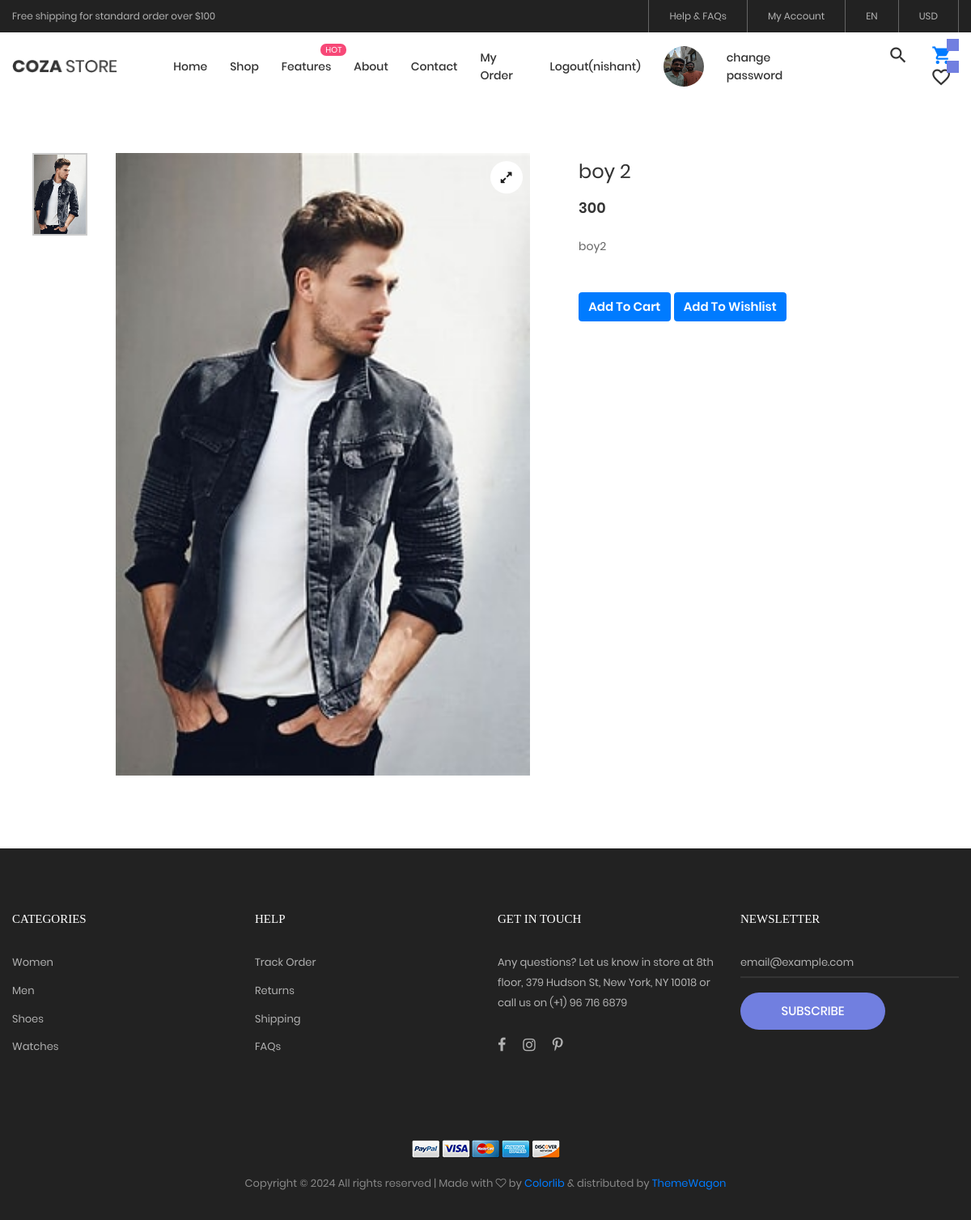
/product-details/5/ (signed in), run on the app's committed database.
### myapp/models.py (models this page shows, shortened)
class User(models.Model):
    fname=models.CharField(max_length=100)
    lname=models.CharField(max_length=100)
    email=models.EmailField(unique=True)
    mobile=models.PositiveBigIntegerField()
    address=models.TextField()
    password=models.CharField(max_length=100)
    profile_picture=models.ImageField(upload_to='profile_picture/')
    usertype=models.CharField(max_length=100,default="buyer")

class Product(models.Model):
    category=(
        ('men','men'),
        ('women','women'),
        ('kids','kids')
        )
    seller=models.ForeignKey(User,on_delete=models.CASCADE)
    product_category=models.CharField(max_length=100,choices=category)
    product_name=models.CharField(max_length=100)
    product_price=models.PositiveBigIntegerField()
    product_desc=models.TextField()
    product_image=models.ImageField(upload_to='product_image/')

### myapp/views.py (the view)
# urls.py: path('product-details/<int:pk>/',views.product_details,name='product-details'),
def product_details(request,pk):
    wishlist_flag=False
    cart_flag=False
    product=Product.objects.get(pk=pk)
    user=User.objects.get(email=request.session['email'])
    try:
        Wishlist.objects.get(user=user,product=product)
        wishlist_flag=True
    except:
        pass
    try:
        Cart.objects.get(user=user,product=product,payment_status=False)
        cart_flag=True
    except:
        pass
    return render(request,'product-detail.html',{'product':product,'wishlist_flag':wishlist_flag,'cart_flag':cart_flag})

### myapp/templates/product-detail.html (shortened to what this page needs)
{% extends 'header.html' %}
{% load static %}
{% block content %}
<!DOCTYPE html>
<html lang="en">
<head>
</head>
<body class="animsition">
	<section class="sec-product-detail bg0 p-t-65 p-b-60">
		<div class="container">
			<div class="row">
				<div class="col-md-6 col-lg-7 p-b-30">
					<div class="p-l-25 p-r-30 p-lr-0-lg">
						<div class="wrap-slick3 flex-sb flex-w">
							<div class="wrap-slick3-dots"></div>
							<div class="slick3 gallery-lb">
								<div class="item-slick3" data-thumb="{{product.product_image.url}}">
									<div class="wrap-pic-w pos-relative">
										<img src="{{product.product_image.url}}" alt="IMG-PRODUCT">
										<a class="flex-c-m size-108 how-pos1 bor0 fs-16 cl10 bg0 hov-btn3 trans-04" href="{% static 'images/product-detail-01.jpg' %}">
											<i class="fa fa-expand"></i>
										</a>
									</div>
								</div>
							</div>
						</div>
					</div>
				</div>
				<div class="col-md-6 col-lg-5 p-b-30">
					<div class="p-r-50 p-t-5 p-lr-0-lg">
						<h4 class="mtext-105 cl2 js-name-detail p-b-14">
							{{product.product_name}}
						</h4>
						<span class="mtext-106 cl2">
							{{product.product_price}}
						</span>
						<p class="stext-102 cl3 p-t-23">
							{{product.product_desc}}
						</p>
						<br><br>
						{% if request.session.email %}
						{% if cart_flag == False %}
							<span class="mtext-106 cl2">
								<a href="{% url 'add-to-cart' pk=product.pk %}"><input type="button" class="btn btn-primary" value="Add To Cart"></a>
							</span>
						{% else %}
							<span class="mtext-106 cl2">
								<a href="{% url 'remove-cart' pk=product.pk %}"><input type="button" class="btn btn-danger" value="Remove From Cart"></a>
							</span>
						{% endif %}
						{% if wishlist_flag == False %}
							<span class="mtext-106 cl2">
								<a href="{% url 'add-to-wishlist' pk=product.pk %}"><input type="button" class="btn btn-primary" value="Add To Wishlist"></a>
							</span>
						{% else %}
							<span class="mtext-106 cl2">
								<a href="{% url 'remove-wishlist' pk=product.pk %}"><input type="button" class="btn btn-danger" value="Remove From Wishlist"></a>
							</span>
						{% endif %}
						{% else %}
						<span class="mtext-106 cl2">
							<a href="{% url 'login' %}"><input type="button" class="btn btn-primary" value="Login"></a>
						</span>
						{% endif %}
					</div>
				</div>
			</div>
		</div>
	</section>
</body>
</html>
{% endblock %}

### myapp/templates/header.html (shortened to what this page needs)
{% load static %}
<!DOCTYPE html>
<html lang="en">
<head>
    <link rel="stylesheet" type="text/css" href="{% static 'vendor/bootstrap/css/bootstrap.min.css'%}">
    <link rel="stylesheet" type="text/css" href="{% static 'fonts/font-awesome-4.7.0/css/font-awesome.min.css'%}">
    <link rel="stylesheet" type="text/css" href="{% static 'fonts/iconic/css/material-design-iconic-font.min.css'%}">
    <link rel="stylesheet" type="text/css" href="{% static 'fonts/linearicons-v1.0.0/icon-font.min.css'%}">
    <link rel="stylesheet" type="text/css" href="{% static 'vendor/animate/animate.css'%}">
    <link rel="stylesheet" type="text/css" href="{% static 'vendor/css-hamburgers/hamburgers.min.css'%}">
    <link rel="stylesheet" type="text/css" href="{% static 'vendor/animsition/css/animsition.min.css'%}">
    <link rel="stylesheet" type="text/css" href="{% static 'vendor/select2/select2.min.css'%}">
    <link rel="stylesheet" type="text/css" href="{% static 'vendor/daterangepicker/daterangepicker.css'%}">
    <link rel="stylesheet" type="text/css" href="{% static 'vendor/slick/slick.css'%}">
    <link rel="stylesheet" type="text/css" href="{% static 'vendor/MagnificPopup/magnific-popup.css'%}">
    <link rel="stylesheet" type="text/css" href="{% static 'vendor/perfect-scrollbar/perfect-scrollbar.css'%}">
    <link rel="stylesheet" type="text/css" href="{% static 'css/util.css'%}">
    <link rel="stylesheet" type="text/css" href="{% static 'css/main.css'%}">
</head>
<body class="animsition">
    <header class="header-v4">
        <div class="container-menu-desktop">
            <div class="top-bar">
                <div class="content-topbar flex-sb-m h-full container">
                    <div class="left-top-bar">
                        Free shipping for standard order over $100
                    </div>
                    <div class="right-top-bar flex-w h-full">
                        <a href="#" class="flex-c-m trans-04 p-lr-25">
                            Help & FAQs
                        </a>
                        <a href="#" class="flex-c-m trans-04 p-lr-25">
                            My Account
                        </a>
                        <a href="#" class="flex-c-m trans-04 p-lr-25">
                            EN
                        </a>
                        <a href="#" class="flex-c-m trans-04 p-lr-25">
                            USD
                        </a>
                    </div>
                </div>
            </div>
            <div class="wrap-menu-desktop">
                <nav class="limiter-menu-desktop container">
                    <a href="/" class="logo">
                        <img src="{% static  'images/icons/logo-01.png' %}" alt="IMG-LOGO">
                    </a>
                    <div class="menu-desktop">
                        <ul class="main-menu">
                            <li>
                                <a href="/">Home</a>
                            </li>
                            <li>
                                <a href="{% url 'product'%}">Shop</a>
                            </li>
                            <li class="label1" data-label1="hot">
                                <a href="{% url 'shoping-cart'%}">Features</a>
                            </li>
                            <li>
                                <a href="{% url 'about'%}">About</a>
                            </li>
                            <li>
                                <a href="{% url 'contact'%}">Contact</a>
                            </li>
                            {% if request.session.email%}
                            <li>
                                    <a href="{% url 'myorder' %}">My Order</a>
                                </li>
                            <li>
                                <a href="{% url 'logout'%}">Logout({{request.session.fname}})</a>
                            </li>
                            <li><a href="{% url 'profile'%}"> <img
                                        style="width: 50px; height: 50px; border-radius: 50%;"
                                        src="{{request.session.profile_picture}}" alt=""></a>
                            </li>
                            <li>
                                <a href="{% url 'change-password'%}">change password</a>
                            </li>
                            {% endif %}
                        </ul>
                    </div>
                    <div class="wrap-icon-header flex-w flex-r-m">
                        <div class="icon-header-item cl2 hov-cl1 trans-04 p-l-22 p-r-11 js-show-modal-search">
                            <i class="zmdi zmdi-search"></i>
                        </div>
                        <div class="icon-header-item cl2 hov-cl1 trans-04 p-l-22 p-r-11 icon-header-noti js-show-cart"
                            data-notify="{{request.session.cart_count}}">
                            <a href="{% url 'cart'%}"><i class="zmdi zmdi-shopping-cart"></i></a>
                        </div>
                        <a href="{% url 'wishlist'%}"
                            class="dis-block icon-header-item cl2 hov-cl1 trans-04 p-l-22 p-r-11 icon-header-noti"
                            data-notify="{{request.session.wishlist_count}}">
                            <i class="zmdi zmdi-favorite-outline"></i>
                        </a>
                    </div>
                </nav>
            </div>
        </div>
    </header>
    {% block content %}
    {%endblock%}
    <footer class="bg3 p-t-75 p-b-32">
        <div class="container">
            <div class="row">
                <div class="col-sm-6 col-lg-3 p-b-50">
                    <h4 class="stext-301 cl0 p-b-30">
                        Categories
                    </h4>
                    <ul>
                        <li class="p-b-10">
                            <a href="#" class="stext-107 cl7 hov-cl1 trans-04">
                                Women
                            </a>
                        </li>
                        <li class="p-b-10">
                            <a href="#" class="stext-107 cl7 hov-cl1 trans-04">
                                Men
                            </a>
                        </li>
                        <li class="p-b-10">
                            <a href="#" class="stext-107 cl7 hov-cl1 trans-04">
                                Shoes
                            </a>
                        </li>
                        <li class="p-b-10">
                            <a href="#" class="stext-107 cl7 hov-cl1 trans-04">
                                Watches
                            </a>
                        </li>
                    </ul>
                </div>
                <div class="col-sm-6 col-lg-3 p-b-50">
                    <h4 class="stext-301 cl0 p-b-30">
                        Help
                    </h4>
                    <ul>
                        <li class="p-b-10">
                            <a href="#" class="stext-107 cl7 hov-cl1 trans-04">
                                Track Order
                            </a>
                        </li>
                        <li class="p-b-10">
                            <a href="#" class="stext-107 cl7 hov-cl1 trans-04">
                                Returns
                            </a>
                        </li>
                        <li class="p-b-10">
                            <a href="#" class="stext-107 cl7 hov-cl1 trans-04">
                                Shipping
                            </a>
                        </li>
                        <li class="p-b-10">
                            <a href="#" class="stext-107 cl7 hov-cl1 trans-04">
                                FAQs
                            </a>
                        </li>
                    </ul>
                </div>
                <div class="col-sm-6 col-lg-3 p-b-50">
                    <h4 class="stext-301 cl0 p-b-30">
                        GET IN TOUCH
                    </h4>
                    <p class="stext-107 cl7 size-201">
                        Any questions? Let us know in store at 8th floor, 379 Hudson St, New York, NY 10018 or call us
                        on (+1) 96 716 6879
                    </p>
                    <div class="p-t-27">
                        <a href="#" class="fs-18 cl7 hov-cl1 trans-04 m-r-16">
                            <i class="fa fa-facebook"></i>
                        </a>
                        <a href="#" class="fs-18 cl7 hov-cl1 trans-04 m-r-16">
                            <i class="fa fa-instagram"></i>
                        </a>
                        <a href="#" class="fs-18 cl7 hov-cl1 trans-04 m-r-16">
                            <i class="fa fa-pinterest-p"></i>
                        </a>
                    </div>
                </div>
                <div class="col-sm-6 col-lg-3 p-b-50">
                    <h4 class="stext-301 cl0 p-b-30">
                        Newsletter
                    </h4>
                    <form>
                        <div class="wrap-input1 w-full p-b-4">
                            <input class="input1 bg-none plh1 stext-107 cl7" type="text" name="email"
                                placeholder="email@example.com">
                        </div>
                        <div class="p-t-18">
                            <button class="flex-c-m stext-101 cl0 size-103 bg1 bor1 hov-btn2 p-lr-15 trans-04">
                                Subscribe
                            </button>
                        </div>
                    </form>
                </div>
            </div>
            <div class="p-t-40">
                <div class="flex-c-m flex-w p-b-18">
                    <a href="#" class="m-all-1">
                        <img src="{% static 'images/icons/icon-pay-01.png' %}" alt="ICON-PAY">
                    </a>
                    <a href="#" class="m-all-1">
                        <img src="{% static 'images/icons/icon-pay-02.png' %}" alt="ICON-PAY">
                    </a>
                    <a href="#" class="m-all-1">
                        <img src="{% static  'images/icons/icon-pay-03.png' %}" alt="ICON-PAY">
                    </a>
                    <a href="#" class="m-all-1">
                        <img src="{% static  'images/icons/icon-pay-04.png' %}" alt="ICON-PAY">
                    </a>
                    <a href="#" class="m-all-1">
                        <img src="{% static  'images/icons/icon-pay-05.png' %}" alt="ICON-PAY">
                    </a>
                </div>
                <p class="stext-107 cl6 txt-center">
                    Copyright &copy;
                    <script>document.write(new Date().getFullYear());</script> All rights reserved | Made with <i
                        class="fa fa-heart-o" aria-hidden="true"></i> by <a href="https://colorlib.com"
                        target="_blank">Colorlib</a> &amp; distributed by <a href="https://themewagon.com"
                        target="_blank">ThemeWagon</a>
                </p>
            </div>
        </div>
    </footer>
</body>
</html>

### data on the page
User: session.fname "nishant"
Product: product_image (picture), product_name "boy 2", product_price "300", product_desc "boy2"
